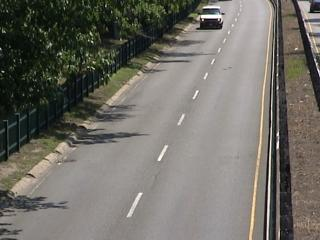
#> input picture 2019-1_ComputerVision/Assignment_1/input_image/in000014.jpg, 320 x 240 px; its folder holds 4 pictures in this run
$ python testHW_diff.py
#> lines starting #> are read from the running program, lines starting #| are printed output that depends on the picture
### 2019-1_ComputerVision/Assignment_1/evaluation.py
import numpy as np
import cv2 as cv
import os

###############################################################
##### This code has been tested in Python 3.6 environment #####
###############################################################

def cal_result(datapath, resultpath):

    ##### groundtruth image
    groundtruth = [img for img in sorted(os.listdir(datapath)) if img.endswith(".png")]

    ##### your result image
    result_image = [img for img in sorted(os.listdir(resultpath)) if img.endswith(".png")]

    assert len(groundtruth) == len(result_image), "Result should have the same number of samples as groundtruth"

    ##### variables for confusion matrix
    TP = 0   # True Positive
    TN = 0   # True Negative
    FP = 0   # False Positive
    FN = 0   # False Negative
    GT = 0   # Number of GroundTruth Pixels
    EST = 0  # Number of Estimated Pixels

    ##### make confusion matrix for images
    for index in range(len(groundtruth)):

        ##### groundtruth pre-processing
        gt = cv.imread(os.path.join(datapath, groundtruth[index]))
        gt_gray = cv.cvtColor(gt, cv.COLOR_BGR2GRAY)
        gt_cvt = np.where(gt_gray == 255, 255, 0)
        gt_cvt_rev = np.where(gt_gray == 0, 255, 0)

        ##### result pre-processing
        result = cv.imread(os.path.join(resultpath, result_image[index]))
        result_gray = cv.cvtColor(result, cv.COLOR_BGR2GRAY)

        ##### variable summation
        TP += np.sum(np.logical_and(gt_cvt, result_gray).astype(np.uint8))
        FP += np.sum(np.logical_and(gt_cvt_rev, result_gray).astype(np.uint8))
        GT += np.sum(gt_cvt) // 255

    print('TP : %d  ||  GT : %d ||  EST : %d' % (TP, GT, TP + FP))
    print('Recall : %.3f %%  ||  Precision : %.3f %%' %
          (((100.0 * TP) / GT), ((100.0 * TP) / (TP + FP))))


# [2 lines that do not run on import are left out]

### 2019-1_ComputerVision/Assignment_1/testHW_diff.py
import numpy as np
import cv2 as cv
import os
import evaluation as eval

###############################################################
##### This code has been tested in Python 3.6 environment #####
###############################################################

def main():

    ##### Set threshold
    threshold = 14.21

    ##### Set alpha
    alpha = 0.888

    ##### Set Median_array
    medians = [3, 5, 7, 9, 11]

    ##### Kerenl for Erosion, Dilation
    close_kernel = np.ones((11, 11), np.uint8)

    ##### Set path
    input_path = './input_image'    # input path
    gt_path = './groundtruth'       # groundtruth path
    result_path = './result'        # result path

    ##### load input
    input = [img for img in sorted(os.listdir(input_path)) if img.endswith(".jpg")]

    ##### first frame and first background
    frame_current = cv.imread(os.path.join(input_path, input[0]))
#> frame_current is the input picture: shape (240, 320, 3); mean B, G, R 102.2, 109.5, 111.9
    frame_current_gray = cv.cvtColor(frame_current, cv.COLOR_BGR2GRAY).astype(np.float64)
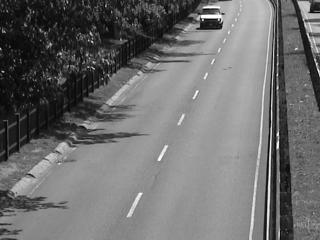
#> frame_current_gray: shape (240, 320) float64; min 1, max 255, mean 109.4
    frame_prev_gray = frame_current_gray
    background_prev_gray = frame_current_gray

    ##### background substraction
    for image_idx in range(len(input)):

        ##### calculate foreground region
        background_current_gray = ((1-alpha) * background_prev_gray) + (alpha * frame_prev_gray)

        diff = frame_current_gray - background_current_gray
#> diff: shape (240, 320) float64; every value is 0
        diff_abs = np.abs(diff).astype(np.float64)

        ##### make mask by applying threshold
        frame_diff = np.where(diff_abs > threshold, 1.0, 0.0)

        ##### apply mask to current frame
        current_gray_masked = np.multiply(frame_current_gray, frame_diff)
        current_gray_masked_mk2 = np.where(current_gray_masked > 0, 255.0, 0.0)

        ##### final result
        result = current_gray_masked_mk2.astype(np.uint8)
#> result: shape (240, 320); every value is 0

        for median_idx in range(len(medians)):
            result = cv.medianBlur(result, medians[median_idx])
            result = cv.morphologyEx(result, cv.MORPH_CLOSE, close_kernel, iterations=1)

        cv.imshow('result', result)

        ##### renew background
        frame_prev_gray = frame_current_gray
        background_prev_gray = background_current_gray

        ##### make result file
        ##### Please don't modify path
        cv.imwrite(os.path.join(result_path, 'result%06d.png' % (image_idx + 1)), result)

        ##### end of input
        if image_idx == len(input) - 1:
            break

        ##### read next frame
        frame_current = cv.imread(os.path.join(input_path, input[image_idx + 1]))
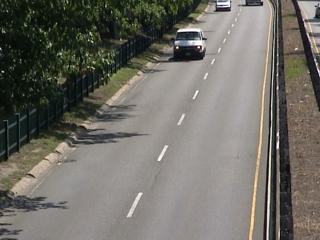
#> input picture 2019-1_ComputerVision/Assignment_1/input_image/in000069.jpg, 320 x 240 px
#> frame_current is the input picture: shape (240, 320, 3); mean B, G, R 101.9, 109.2, 111.5
        frame_current_gray = cv.cvtColor(frame_current, cv.COLOR_BGR2GRAY).astype(np.float64)
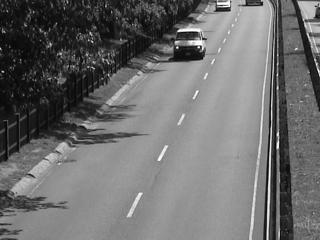
#> frame_current_gray: shape (240, 320) float64; min 1, max 255, mean 109

        ##### If you want to stop, press ESC key
        k = cv.waitKey(30) & 0xff
#> (key Esc is pressed here)
        if k == 27:
            break

    ##### evaluation result
    eval.cal_result(gt_path, result_path)

if __name__ == '__main__':
#> (the run stopped early here; a loop or call above may not have finished)
